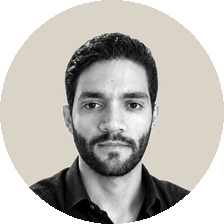
#> input picture brand/instagram/sota-latam/recortes/av_cristian.png, 224 x 224 px, given in place of cancilleria-original.png, which was not available
$ python prep.py
#> lines starting #> are read from the running program, lines starting #| are printed output that depends on the picture
"""Prepara las imágenes del cartel «The State of the Art of AI in LATAM» (10-dic-2026, San Francisco).

1. Figuras recortadas (recortar.swift, máscara de primer plano de Vision) → B/N, cabezas al mismo tamaño y a la misma altura.
2. Avatares circulares para la versión editorial.
3. Mapa de América Latina en puntos (soon-sf/reel/mapa.py, Natural Earth 1:50m), con Colombia aparte para pintarla en teal.

La foto de Santiago mide 200 px: se amplía ×1,9 y se le da grano igual que a las otras para que no desentone.
Pedir una foto de al menos 800 px antes de publicar.
uso: python3 prep.py
"""
import importlib.util
from pathlib import Path
import numpy as np
from PIL import Image, ImageOps, ImageFilter, ImageDraw

AQUI = Path(__file__).parent
# cabeza en la foto original: (x del centro, y de la coronilla, y del mentón)
CABEZA = {"santiago": (95, 3, 83), "cristian": (435, 126, 545), "jaime": (432, 100, 520)}


# [5 lines left out: function gris, not called in this run]


def grano(g, fuerza, semilla):
    a = np.asarray(g, dtype=float) + np.random.default_rng(semilla).normal(0, fuerza, (g.height, g.width))
    return Image.fromarray(np.clip(a, 0, 255).astype(np.uint8))


# [54 lines left out: functions figura, avatar, mapa, not called in this run]


def logo_cancilleria():
    """Logo «Cancillería» tal como lo usa el sitio del Consulado (sanfrancisco.consulado.gov.co, visto el 17-nov-2026).
    color: el original recortado a su caja, sin tocar. blanco: versión en negativo para fondo oscuro
    (escudo y palabra en blanco, la barra tricolor conserva sus colores)."""
    im = Image.open(AQUI / "assets/cancilleria-original.png").convert("RGBA")
#> im is the input picture: PIL image 224x224 RGBA; mean R, G, B, A 168.5, 165, 158.5, 200.1
    a = np.asarray(im).copy()
    ys, xs = np.nonzero(a[..., 3] > 8)
    caja = (xs.min() - 2, ys.min() - 2, xs.max() + 3, ys.max() + 3)
#> caja = (-2, -2, 226, 226)
    im.crop(caja).save(AQUI / "assets/cancilleria-color.png", optimize=True)
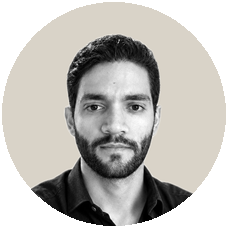
#> saved as cancilleria-color.png: PIL image 228x228 RGBA; mean R, G, B, A 162.7, 159.2, 153, 193.2; transparent parts drawn white
    vacias = [y for y in range(300, int(ys.max())) if not (a[y, :, 3] > 8).any()]   # hueco entre la palabra y la barra tricolor
#> vacias = []
#> (the run stopped early here; a loop or call above may not have finished)

$ run again, on brand/instagram/sota-latam/recortes/fig_cristian.png
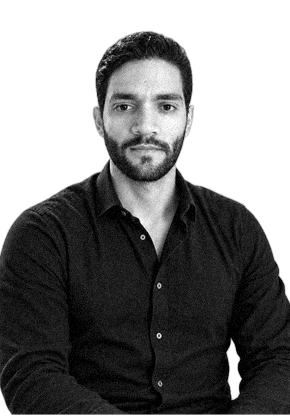
#> input picture brand/instagram/sota-latam/recortes/fig_cristian.png, 290 x 420 px, given in place of cancilleria-original.png, which was not available
#> in logo_cancilleria, im is the input picture: PIL image 290x420 RGBA; mean R, G, B, A 29, 29, 29, 155.1
#> caja = (-2, 29, 292, 417)
#> in logo_cancilleria, `im.crop(caja).save(AQUI / "assets/cancilleria-color.png", optimize=True)`:
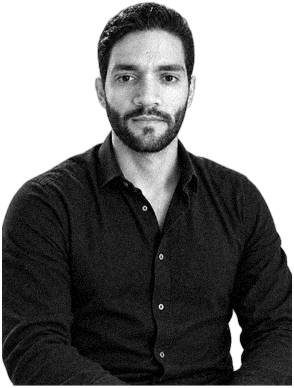
#> saved as cancilleria-color.png: PIL image 294x388 RGBA; mean R, G, B, A 30.9, 30.9, 30.9, 165.6; transparent parts drawn white
#> vacias = []

$ run again, on brand/instagram/sota-latam/recortes/fig_jaime.png
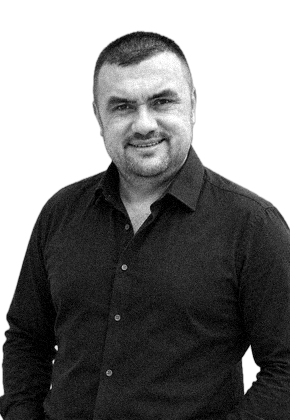
#> input picture brand/instagram/sota-latam/recortes/fig_jaime.png, 290 x 420 px, given in place of cancilleria-original.png, which was not available
#> in logo_cancilleria, im is the input picture: PIL image 290x420 RGBA; mean R, G, B, A 33.1, 33.1, 33.1, 161.6
#> caja = (-2, 28, 292, 422)
#> in logo_cancilleria, `im.crop(caja).save(AQUI / "assets/cancilleria-color.png", optimize=True)`:
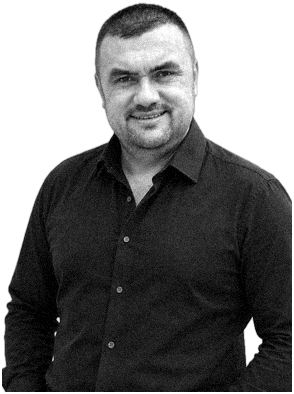
#> saved as cancilleria-color.png: PIL image 294x394 RGBA; mean R, G, B, A 34.8, 34.8, 34.8, 169.9; transparent parts drawn white
#> vacias = []

$ run again, on brand/instagram/sota-latam/recortes/fig_santiago.png
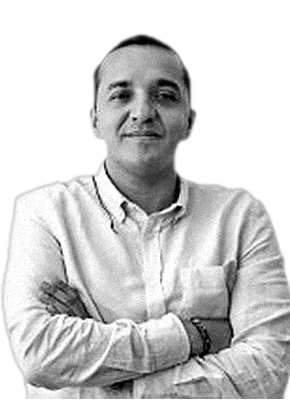
#> input picture brand/instagram/sota-latam/recortes/fig_santiago.png, 290 x 420 px, given in place of cancilleria-original.png, which was not available
#> in logo_cancilleria, im is the input picture: PIL image 290x420 RGBA; mean R, G, B, A 100.5, 100.5, 100.5, 145.6
#> caja = (-1, 31, 292, 401)
#> in logo_cancilleria, `im.crop(caja).save(AQUI / "assets/cancilleria-color.png", optimize=True)`:
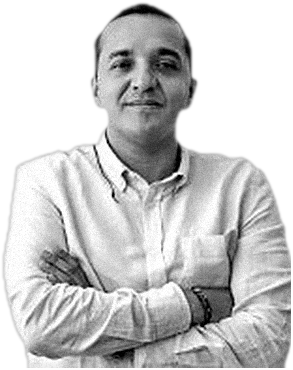
#> saved as cancilleria-color.png: PIL image 293x370 RGBA; mean R, G, B, A 112.9, 112.9, 112.9, 163.6; transparent parts drawn white
#> vacias = []
